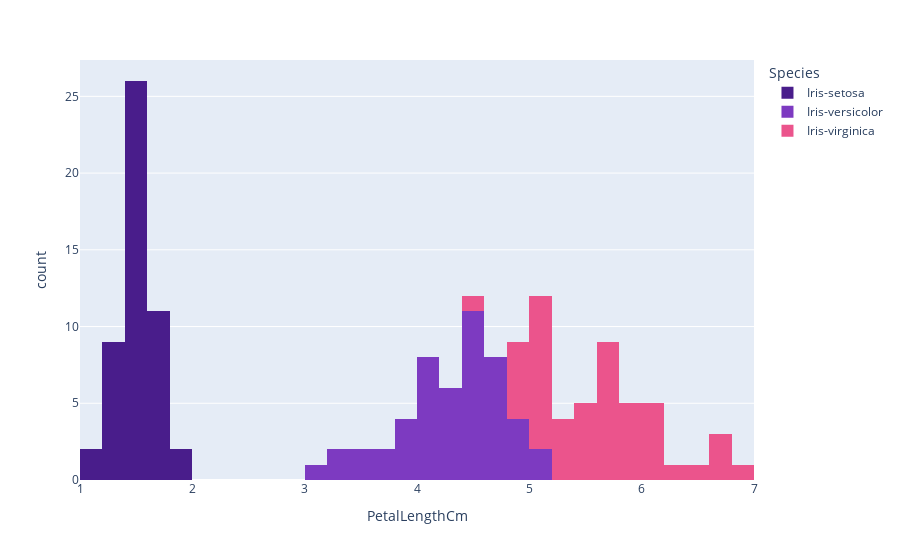

The notebook cell this image was saved under:
### Code cell
fig = px.histogram(data_frame=iris, x='PetalLengthCm',color='Species',color_discrete_sequence=['#491D8B','#7D3AC1','#EB548C'],nbins=30)
fig.show()

### Figure 1 — Plotly figure (JSON) as saved in the notebook; plotly's stock layout.template omitted (floating-point values rounded to 4 significant figures)
{"data": [{"alignmentgroup": "True", "bingroup": "x", "hovertemplate": "Species=Iris-setosa<br>PetalLengthCm=%{x}<br>count=%{y}<extra></extra>", "legendgroup": "Iris-setosa", "marker": {"color": "#491D8B", "pattern": {"shape": ""}}, "name": "Iris-setosa", "nbinsx": 30, "offsetgroup": "Iris-setosa", "orientation": "v", "showlegend": true, "type": "histogram", "x": [1.4, 1.4, 1.3, 1.5, 1.4, 1.7, 1.4, 1.5, 1.4, 1.5, 1.5, 1.6, 1.4, 1.1, 1.2, 1.5, 1.3, 1.4, 1.7, 1.5, 1.7, 1.5, 1, 1.7, 1.9, 1.6, 1.6, 1.5, 1.4, 1.6, 1.6, 1.5, 1.5, 1.4, 1.5, 1.2, 1.3, 1.5, 1.3, 1.5, 1.3, 1.3, 1.3, 1.6, 1.9, 1.4, 1.6, 1.4, 1.5, 1.4], "xaxis": "x", "yaxis": "y"}, {"alignmentgroup": "True", "bingroup": "x", "hovertemplate": "Species=Iris-versicolor<br>PetalLengthCm=%{x}<br>count=%{y}<extra></extra>", "legendgroup": "Iris-versicolor", "marker": {"color": "#7D3AC1", "pattern": {"shape": ""}}, "name": "Iris-versicolor", "nbinsx": 30, "offsetgroup": "Iris-versicolor", "orientation": "v", "showlegend": true, "type": "histogram", "x": [4.7, 4.5, 4.9, 4, 4.6, 4.5, 4.7, 3.3, 4.6, 3.9, 3.5, 4.2, 4, 4.7, 3.6, 4.4, 4.5, 4.1, 4.5, 3.9, 4.8, 4, 4.9, 4.7, 4.3, 4.4, 4.8, 5, 4.5, 3.5, 3.8, 3.7, 3.9, 5.1, 4.5, 4.5, 4.7, 4.4, 4.1, 4, 4.4, 4.6, 4, 3.3, 4.2, 4.2, 4.2, 4.3, 3, 4.1], "xaxis": "x", "yaxis": "y"}, {"alignmentgroup": "True", "bingroup": "x", "hovertemplate": "Species=Iris-virginica<br>PetalLengthCm=%{x}<br>count=%{y}<extra></extra>", "legendgroup": "Iris-virginica", "marker": {"color": "#EB548C", "pattern": {"shape": ""}}, "name": "Iris-virginica", "nbinsx": 30, "offsetgroup": "Iris-virginica", "orientation": "v", "showlegend": true, "type": "histogram", "x": [6, 5.1, 5.9, 5.6, 5.8, 6.6, 4.5, 6.3, 5.8, 6.1, 5.1, 5.3, 5.5, 5, 5.1, 5.3, 5.5, 6.7, 6.9, 5, 5.7, 4.9, 6.7, 4.9, 5.7, 6, 4.8, 4.9, 5.6, 5.8, 6.1, 6.4, 5.6, 5.1, 5.6, 6.1, 5.6, 5.5, 4.8, 5.4, 5.6, 5.1, 5.1, 5.9, 5.7, 5.2, 5, 5.2, 5.4, 5.1], "xaxis": "x", "yaxis": "y"}], "layout": {"barmode": "relative", "legend": {"title": {"text": "Species"}, "tracegroupgap": 0}, "margin": {"t": 60}, "xaxis": {"anchor": "y", "domain": [0, 1], "title": {"text": "PetalLengthCm"}}, "yaxis": {"anchor": "x", "domain": [0, 1], "title": {"text": "count"}}}}
